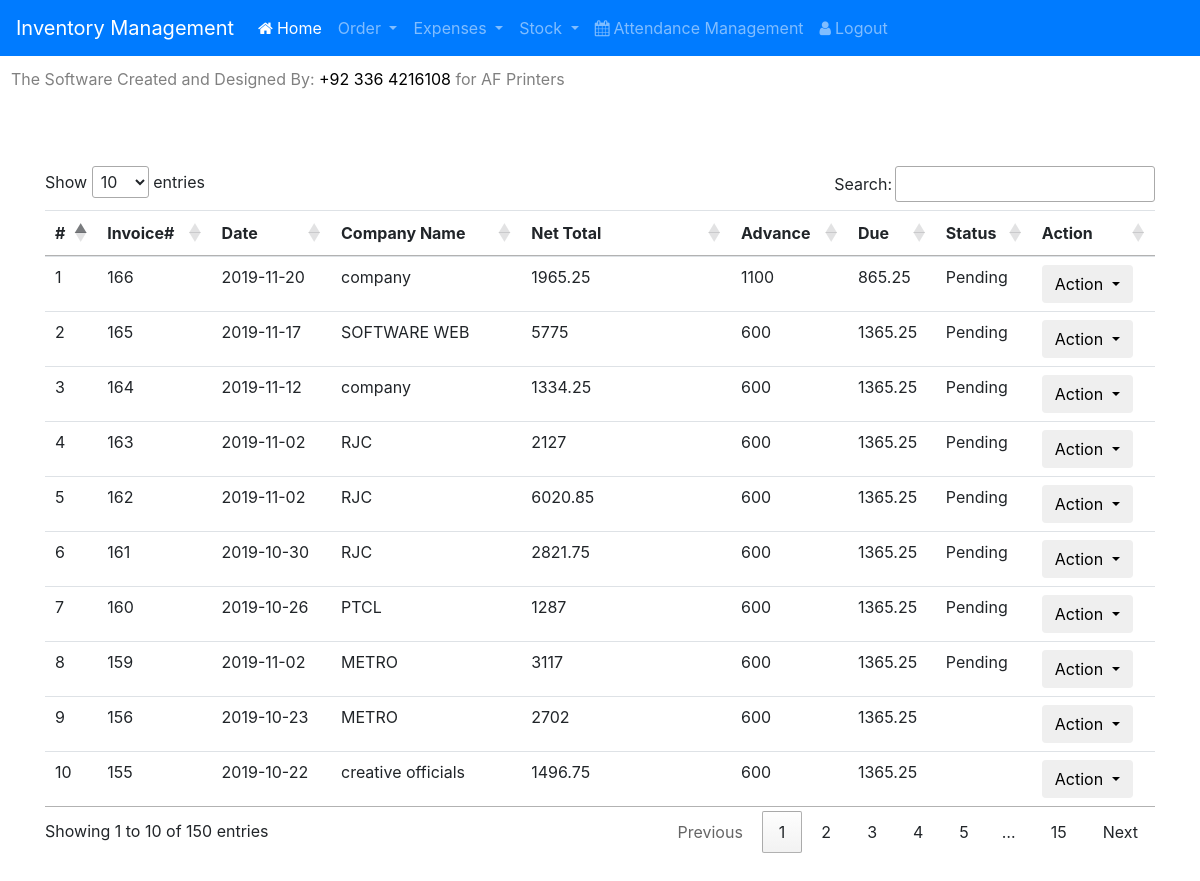
/manage_orders.php (signed in), run on the app's committed database.
### tables this page shows
CREATE TABLE `invoice` (
  `invoice_no` int(11) NOT NULL,
  `company_name` varchar(255) NOT NULL,
  `order_date` date NOT NULL,
  `sub_total` double NOT NULL,
  `gst` double NOT NULL,
  `discount` double NOT NULL,
  `old_balance` double NOT NULL,
  `net_total` double NOT NULL,
  `paid` double NOT NULL,
  `due` double NOT NULL,
  `payment_type` text NOT NULL,
  `update_date` date NOT NULL,
  `payment` int(11) NOT NULL,
  `order_status` varchar(255) NOT NULL
);

### manage_orders.php (the view, shortened to what this page needs)
<!DOCTYPE html>
<html lang="en">
<head>
    <link rel="stylesheet" type="text/css" href="http://cdn.datatables.net/1.10.20/css/jquery.dataTables.min.css">
    <link rel="stylesheet" type="text/css" href="http://cdn.datatables.net/1.10.20/js/dataTables.bootstrap.min.js">
    <link rel="stylesheet" href="https://cdnjs.cloudflare.com/ajax/libs/bootstrap-datepicker/1.6.4/css/bootstrap-datepicker.css">
    <link rel="stylesheet" href="https://maxcdn.bootstrapcdn.com/bootstrap/4.0.0/css/bootstrap.min.css"
>
    <link rel="stylesheet" href="https://stackpath.bootstrapcdn.com/font-awesome/4.7.0/css/font-awesome.min.css">
    <link rel="stylesheet" href="bootstrap/css/bootstrap.min.css">
</head>
<body>
    <?php include_once("./templates/header.php"); ?>
    <br><br>
    <div class="container">
        <p>
        </p>
        <table class="table" id="order_data">
            <thead>
                <th>#</th>
                <th>Invoice#</th>
                <th>Date</th>
                <th>Company Name</th>
                <th>Net Total</th>
                <th>Advance</th>
                <th>Due</th>
                <th>Status</th>
                <th>Action</th>
            </thead>
            <tbody>
                <?php
            $x = 1;
                $conn = mysqli_connect("localhost","root","","project_af") or die("Error in Connection");
                $query = mysqli_query($conn,"SELECT * FROM invoice ORDER BY invoice_no DESC");
                while($result = mysqli_fetch_array($query)){
                    $orderId = $result['invoice_no'];
                    $button = '
                    <div>
                      <button type="button" class="btn btn-default dropdown-toggle" data-toggle="dropdown" >
                        Action
                      </button>
                      <ul class="dropdown-menu">
                        <li><a href="includes/print_edited_order.php?&orderId='.$orderId.'" type="button" class="dropdown-item"> <i class="fa fa-print"></i> Print </a></li>
                        <li><a href="edit_order.php?&orderId='.$orderId.'" type="button" name="orderId" class="dropdown-item"> <i class="fa fa-print"></i> Edit </a></li>
                        <li><a href="includes/delete_order.php?&orderId='.$orderId.'" type="button" name="orderId" class="dropdown-item"> <i class="fa fa-trash"></i> Delete </a></li>
                      </ul>
                    </div>
                    ';
                    echo "<tr>
                        <td>".$x."</td>
                        <td>".$result['invoice_no']."</td>
                        <td>".$result['order_date']."</td>
                        <td>".$result['company_name']."</td>
                        <td>".$result['net_total']."</td>
                        <td>".$result['paid']."</td>
                        <td>".$result['due']."</td>
                        <td>".$result['order_status']."</td>
                        <td>".$button."</td>
                    </tr>";
                    $x++;
                }
            ?>
            </tbody>
        </table>
    </div>
    <br><br>
</body>
</html>

### data on the page
invoice: invoice_no "166", order_date "2019-11-20", company_name "company", net_total "1965.25", paid "1100", due "865.25", order_status "Pending"
invoice: invoice_no "165", order_date "2019-11-17", company_name "SOFTWARE WEB", net_total "5775", paid "600", due "1365.25", order_status "Pending"
invoice: invoice_no "164", order_date "2019-11-12", company_name "company", net_total "1334.25", paid "600", due "1365.25", order_status "Pending"
invoice: invoice_no "163", order_date "2019-11-02", company_name "RJC", net_total "2127", paid "600", due "1365.25", order_status "Pending"
invoice: invoice_no "162", order_date "2019-11-02", company_name "RJC", net_total "6020.85", paid "600", due "1365.25", order_status "Pending"
invoice: invoice_no "161", order_date "2019-10-30", company_name "RJC", net_total "2821.75", paid "600", due "1365.25", order_status "Pending"
invoice: invoice_no "160", order_date "2019-10-26", company_name "PTCL", net_total "1287", paid "600", due "1365.25", order_status "Pending"
invoice: invoice_no "159", order_date "2019-11-02", company_name "METRO", net_total "3117", paid "600", due "1365.25", order_status "Pending"
invoice: invoice_no "156", order_date "2019-10-23", company_name "METRO", net_total "2702", paid "600", due "1365.25"
invoice: invoice_no "155", order_date "2019-10-22", company_name "creative officials", net_total "1496.75", paid "600", due "1365.25"
